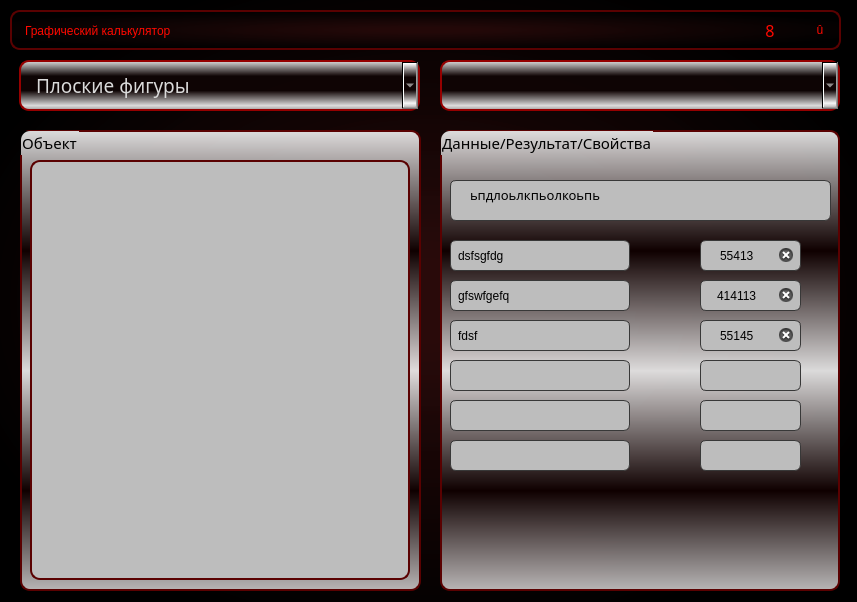
<?xml version="1.0" encoding="UTF-8"?>
<ui version="4.0">
 <class>MainWindow</class>
 <widget class="QMainWindow" name="MainWindow">
  <property name="windowModality">
   <enum>Qt::WindowModal</enum>
  </property>
  <property name="geometry">
   <rect>
    <x>0</x>
    <y>0</y>
    <width>857</width>
    <height>602</height>
   </rect>
  </property>
  <property name="windowTitle">
   <string>MainWindow</string>
  </property>
  <property name="styleSheet">
   <string notr="true">color: rgb(255, 255, 255);
background-color: qradialgradient(spread:reflect, cx:0.5, cy:0.5, radius:0.647, fx:0.5, fy:0.5, stop:0.104478 rgba(40, 10, 10, 215), stop:0.880597 rgba(0, 0, 0, 255));





</string>
  </property>
  <property name="tabShape">
   <enum>QTabWidget::Rounded</enum>
  </property>
  <widget class="QWidget" name="centralwidget">
   <property name="styleSheet">
    <string notr="true">QFrame, QLabel, QGroupBox {
    border: 2px solid rgb(90, 1, 1);
    border-radius: 10px;
    padding: 2px;
}

</string>
   </property>
   <widget class="QFrame" name="header_frame">
    <property name="geometry">
     <rect>
      <x>10</x>
      <y>10</y>
      <width>831</width>
      <height>40</height>
     </rect>
    </property>
    <property name="mouseTracking">
     <bool>true</bool>
    </property>
    <property name="tabletTracking">
     <bool>true</bool>
    </property>
    <property name="frameShape">
     <enum>QFrame::WinPanel</enum>
    </property>
    <property name="frameShadow">
     <enum>QFrame::Sunken</enum>
    </property>
    <widget class="QLabel" name="titleLabel">
     <property name="geometry">
      <rect>
       <x>10</x>
       <y>5</y>
       <width>331</width>
       <height>31</height>
      </rect>
     </property>
     <property name="mouseTracking">
      <bool>true</bool>
     </property>
     <property name="tabletTracking">
      <bool>true</bool>
     </property>
     <property name="styleSheet">
      <string notr="true">border: 0px;
background-color: rgba(255, 255, 255, 0);
font: 12pt &quot;Segoe Print&quot;;
color: rgb(255, 8, 0);</string>
     </property>
     <property name="text">
      <string>Графический калькулятор</string>
     </property>
    </widget>
    <widget class="QFrame" name="windowButtonsFrame">
     <property name="geometry">
      <rect>
       <x>740</x>
       <y>5</y>
       <width>91</width>
       <height>30</height>
      </rect>
     </property>
     <property name="styleSheet">
      <string notr="true">background-color: rgba(255, 255, 255, 0);
border: 0px;</string>
     </property>
     <property name="frameShape">
      <enum>QFrame::WinPanel</enum>
     </property>
     <property name="frameShadow">
      <enum>QFrame::Raised</enum>
     </property>
     <widget class="QPushButton" name="minimizeWindowButton">
      <property name="geometry">
       <rect>
        <x>0</x>
        <y>0</y>
        <width>40</width>
        <height>30</height>
       </rect>
      </property>
      <property name="font">
       <font>
        <family>MS Reference Specialty</family>
        <pointsize>12</pointsize>
        <weight>50</weight>
        <italic>false</italic>
        <bold>false</bold>
       </font>
      </property>
      <property name="cursor">
       <cursorShape>PointingHandCursor</cursorShape>
      </property>
      <property name="mouseTracking">
       <bool>true</bool>
      </property>
      <property name="tabletTracking">
       <bool>true</bool>
      </property>
      <property name="styleSheet">
       <string notr="true">color: rgb(255, 8, 0);
font: 12pt &quot;MS Reference Specialty&quot;;
</string>
      </property>
      <property name="text">
       <string>8</string>
      </property>
     </widget>
     <widget class="QPushButton" name="closeWindowButton">
      <property name="geometry">
       <rect>
        <x>50</x>
        <y>0</y>
        <width>40</width>
        <height>30</height>
       </rect>
      </property>
      <property name="cursor">
       <cursorShape>PointingHandCursor</cursorShape>
      </property>
      <property name="mouseTracking">
       <bool>true</bool>
      </property>
      <property name="tabletTracking">
       <bool>true</bool>
      </property>
      <property name="focusPolicy">
       <enum>Qt::ClickFocus</enum>
      </property>
      <property name="styleSheet">
       <string notr="true">color: rgb(255, 8, 0);
font: 21pt &quot;Wingdings&quot;;
border: 1px
</string>
      </property>
      <property name="text">
       <string>û</string>
      </property>
      <property name="checkable">
       <bool>false</bool>
      </property>
      <property name="autoDefault">
       <bool>false</bool>
      </property>
     </widget>
    </widget>
   </widget>
   <widget class="QComboBox" name="comboBox">
    <property name="geometry">
     <rect>
      <x>19</x>
      <y>60</y>
      <width>401</width>
      <height>51</height>
     </rect>
    </property>
    <property name="font">
     <font>
      <family>Segoe Print</family>
      <pointsize>14</pointsize>
     </font>
    </property>
    <property name="styleSheet">
     <string notr="true">QComboBox {
background-color: qlineargradient(spread:reflect, x1:1, y1:0.455, x2:1, y2:0, stop:0.323383 rgba(15, 4, 4, 224), stop:0.995025 rgba(255, 255, 255, 217));

color: rgb(218, 218, 218);
border:2px solid rgb(149, 0, 0);
border-radius: 10px;
padding: 1px 15px;
}

QComboBox:editable {
background-color: rgb(90, 1, 1);

}

QComboBox QAbstractItemView {
;
	selection-background-color: qlineargradient(spread:reflect, x1:1, y1:0.522, x2:1, y2:0, stop:0.174129 rgba(15, 0, 0, 255), stop:0.890547 rgba(161, 161, 161, 218));
color: rgb(218, 218, 218);
padding: 5px;
}
</string>
    </property>
    <property name="editable">
     <bool>false</bool>
    </property>
    <property name="currentIndex">
     <number>0</number>
    </property>
    <property name="insertPolicy">
     <enum>QComboBox::InsertAtBottom</enum>
    </property>
    <property name="frame">
     <bool>true</bool>
    </property>
    <property name="modelColumn">
     <number>0</number>
    </property>
    <item>
     <property name="text">
      <string>Плоские фигуры</string>
     </property>
    </item>
    <item>
     <property name="text">
      <string>Квадрат</string>
     </property>
    </item>
    <item>
     <property name="text">
      <string>Круг</string>
     </property>
    </item>
    <item>
     <property name="text">
      <string>New Item</string>
     </property>
    </item>
    <item>
     <property name="text">
      <string>New Item</string>
     </property>
    </item>
    <item>
     <property name="text">
      <string>New Item</string>
     </property>
    </item>
    <item>
     <property name="text">
      <string>New Item</string>
     </property>
    </item>
    <item>
     <property name="text">
      <string>New Item</string>
     </property>
    </item>
   </widget>
   <widget class="QComboBox" name="comboBox_2">
    <property name="geometry">
     <rect>
      <x>440</x>
      <y>60</y>
      <width>400</width>
      <height>51</height>
     </rect>
    </property>
    <property name="styleSheet">
     <string notr="true">QComboBox {
background-color: qlineargradient(spread:reflect, x1:1, y1:0.455, x2:1, y2:0, stop:0.323383 rgba(15, 4, 4, 224), stop:0.995025 rgba(255, 255, 255, 217));

color: rgb(218, 218, 218);
border:2px solid rgb(149, 0, 0);
border-radius: 10px;
padding: 5px;
}

QComboBox:editable {
background-color: rgb(90, 1, 1);

}

QComboBox QAbstractItemView {
selection-background-color:  qlineargradient(spread:reflect, x1:1, y1:0.455, x2:1, y2:0, stop:0.323383 rgba(15, 4, 4, 224), stop:0.995025 rgba(255, 255, 255, 217));
color: rgb(218, 218, 218);
padding: 5px;
}
</string>
    </property>
    <property name="currentIndex">
     <number>-1</number>
    </property>
    <property name="insertPolicy">
     <enum>QComboBox::InsertAtBottom</enum>
    </property>
    <property name="frame">
     <bool>true</bool>
    </property>
    <property name="modelColumn">
     <number>1</number>
    </property>
   </widget>
   <widget class="QGroupBox" name="groupBox">
    <property name="geometry">
     <rect>
      <x>20</x>
      <y>130</y>
      <width>401</width>
      <height>461</height>
     </rect>
    </property>
    <property name="font">
     <font>
      <family>Segoe Print</family>
      <pointsize>11</pointsize>
     </font>
    </property>
    <property name="styleSheet">
     <string notr="true">background-color: qlineargradient(spread:reflect, x1:1, y1:0.261, x2:1, y2:0, stop:0 rgba(15, 0, 0, 255), stop:1 rgba(255, 255, 255, 218));
color: rgb(0, 0, 0);</string>
    </property>
    <property name="title">
     <string>Объект</string>
    </property>
    <property name="flat">
     <bool>false</bool>
    </property>
    <property name="checkable">
     <bool>false</bool>
    </property>
    <widget class="QLabel" name="label_5">
     <property name="geometry">
      <rect>
       <x>10</x>
       <y>30</y>
       <width>380</width>
       <height>420</height>
      </rect>
     </property>
     <property name="styleSheet">
      <string notr="true">background-color: rgb(189, 189, 189);</string>
     </property>
     <property name="frameShape">
      <enum>QFrame::WinPanel</enum>
     </property>
     <property name="frameShadow">
      <enum>QFrame::Sunken</enum>
     </property>
     <property name="text">
      <string/>
     </property>
     <property name="pixmap">
      <pixmap>../../../Users/iakuc/Python/PyQt/GUI_calculator/images/figure_paint.gif_3.gif</pixmap>
     </property>
    </widget>
   </widget>
   <widget class="QGroupBox" name="groupBox_2">
    <property name="geometry">
     <rect>
      <x>440</x>
      <y>130</y>
      <width>400</width>
      <height>461</height>
     </rect>
    </property>
    <property name="font">
     <font>
      <family>Segoe Print</family>
      <pointsize>11</pointsize>
     </font>
    </property>
    <property name="styleSheet">
     <string notr="true">background-color: qlineargradient(spread:reflect, x1:1, y1:0.261, x2:1, y2:0, stop:0 rgba(15, 0, 0, 255), stop:1 rgba(255, 255, 255, 218));
color: rgb(0, 0, 0);</string>
    </property>
    <property name="title">
     <string>Данные/Результат/Свойства</string>
    </property>
    <widget class="QPlainTextEdit" name="plainTextEdit_5">
     <property name="enabled">
      <bool>false</bool>
     </property>
     <property name="geometry">
      <rect>
       <x>10</x>
       <y>50</y>
       <width>381</width>
       <height>41</height>
      </rect>
     </property>
     <property name="font">
      <font>
       <family>Segoe Print</family>
       <pointsize>10</pointsize>
      </font>
     </property>
     <property name="styleSheet">
      <string notr="true">
background-color: rgb(189, 189, 189);
color: rgb(0, 0, 0);
selection-background-color: rgb(245, 229, 228);
selection-color: rgb(0, 0, 0);
border: 1px solid rgb(56, 56, 56);
border-radius: 6px;
padding: 1px 15px


</string>
     </property>
     <property name="frameShape">
      <enum>QFrame::WinPanel</enum>
     </property>
     <property name="verticalScrollBarPolicy">
      <enum>Qt::ScrollBarAlwaysOff</enum>
     </property>
     <property name="horizontalScrollBarPolicy">
      <enum>Qt::ScrollBarAlwaysOff</enum>
     </property>
     <property name="plainText">
      <string>ьпдлоьлкпьолкоьпь</string>
     </property>
    </widget>
    <widget class="QLineEdit" name="lineEdit_49">
     <property name="enabled">
      <bool>false</bool>
     </property>
     <property name="geometry">
      <rect>
       <x>10</x>
       <y>110</y>
       <width>180</width>
       <height>31</height>
      </rect>
     </property>
     <property name="cursor">
      <cursorShape>PointingHandCursor</cursorShape>
     </property>
     <property name="tabletTracking">
      <bool>false</bool>
     </property>
     <property name="focusPolicy">
      <enum>Qt::WheelFocus</enum>
     </property>
     <property name="layoutDirection">
      <enum>Qt::LeftToRight</enum>
     </property>
     <property name="styleSheet">
      <string notr="true">QLineEdit {
background-color: rgb(189, 189, 189);
color: rgb(0, 0, 0);
	selection-background-color: rgb(245, 229, 228);
selection-color: rgb(0, 0, 0);
border: 1px solid rgb(56, 56, 56);
border-radius: 6px;
padding: 5px
}

QLineEdit:focus {
background-color: rgb(225, 225, 225);

}
</string>
     </property>
     <property name="text">
      <string>dsfsgfdg</string>
     </property>
     <property name="frame">
      <bool>true</bool>
     </property>
     <property name="alignment">
      <set>Qt::AlignLeading|Qt::AlignLeft|Qt::AlignVCenter</set>
     </property>
     <property name="dragEnabled">
      <bool>false</bool>
     </property>
     <property name="readOnly">
      <bool>true</bool>
     </property>
     <property name="cursorMoveStyle">
      <enum>Qt::VisualMoveStyle</enum>
     </property>
     <property name="clearButtonEnabled">
      <bool>false</bool>
     </property>
    </widget>
    <widget class="QLineEdit" name="lineEdit_50">
     <property name="enabled">
      <bool>false</bool>
     </property>
     <property name="geometry">
      <rect>
       <x>10</x>
       <y>150</y>
       <width>180</width>
       <height>31</height>
      </rect>
     </property>
     <property name="cursor">
      <cursorShape>PointingHandCursor</cursorShape>
     </property>
     <property name="tabletTracking">
      <bool>false</bool>
     </property>
     <property name="focusPolicy">
      <enum>Qt::WheelFocus</enum>
     </property>
     <property name="layoutDirection">
      <enum>Qt::LeftToRight</enum>
     </property>
     <property name="styleSheet">
      <string notr="true">QLineEdit {
background-color: rgb(189, 189, 189);
color: rgb(0, 0, 0);
	selection-background-color: rgb(245, 229, 228);
selection-color: rgb(0, 0, 0);
border: 1px solid rgb(56, 56, 56);
border-radius: 6px;
padding: 5px
}

QLineEdit:focus {
background-color: rgb(225, 225, 225);

}
</string>
     </property>
     <property name="text">
      <string>gfswfgefq</string>
     </property>
     <property name="frame">
      <bool>true</bool>
     </property>
     <property name="alignment">
      <set>Qt::AlignLeading|Qt::AlignLeft|Qt::AlignVCenter</set>
     </property>
     <property name="dragEnabled">
      <bool>false</bool>
     </property>
     <property name="readOnly">
      <bool>true</bool>
     </property>
     <property name="cursorMoveStyle">
      <enum>Qt::VisualMoveStyle</enum>
     </property>
     <property name="clearButtonEnabled">
      <bool>false</bool>
     </property>
    </widget>
    <widget class="QLineEdit" name="lineEdit_51">
     <property name="enabled">
      <bool>false</bool>
     </property>
     <property name="geometry">
      <rect>
       <x>10</x>
       <y>190</y>
       <width>180</width>
       <height>31</height>
      </rect>
     </property>
     <property name="cursor">
      <cursorShape>PointingHandCursor</cursorShape>
     </property>
     <property name="tabletTracking">
      <bool>false</bool>
     </property>
     <property name="focusPolicy">
      <enum>Qt::WheelFocus</enum>
     </property>
     <property name="layoutDirection">
      <enum>Qt::LeftToRight</enum>
     </property>
     <property name="styleSheet">
      <string notr="true">QLineEdit {
background-color: rgb(189, 189, 189);
color: rgb(0, 0, 0);
	selection-background-color: rgb(245, 229, 228);
selection-color: rgb(0, 0, 0);
border: 1px solid rgb(56, 56, 56);
border-radius: 6px;
padding: 5px
}

QLineEdit:focus {
background-color: rgb(225, 225, 225);

}
</string>
     </property>
     <property name="text">
      <string>fdsf</string>
     </property>
     <property name="frame">
      <bool>true</bool>
     </property>
     <property name="alignment">
      <set>Qt::AlignLeading|Qt::AlignLeft|Qt::AlignVCenter</set>
     </property>
     <property name="dragEnabled">
      <bool>false</bool>
     </property>
     <property name="readOnly">
      <bool>true</bool>
     </property>
     <property name="cursorMoveStyle">
      <enum>Qt::VisualMoveStyle</enum>
     </property>
     <property name="clearButtonEnabled">
      <bool>false</bool>
     </property>
    </widget>
    <widget class="QLineEdit" name="lineEdit_52">
     <property name="enabled">
      <bool>false</bool>
     </property>
     <property name="geometry">
      <rect>
       <x>10</x>
       <y>230</y>
       <width>180</width>
       <height>31</height>
      </rect>
     </property>
     <property name="styleSheet">
      <string notr="true">QLineEdit {
background-color: rgb(189, 189, 189);
color: rgb(0, 0, 0);
	selection-background-color: rgb(245, 229, 228);
selection-color: rgb(0, 0, 0);
border: 1px solid rgb(56, 56, 56);
border-radius: 6px;
padding: 5px
}

QLineEdit:focus {
background-color: rgb(225, 225, 225);

}
</string>
     </property>
     <property name="cursorMoveStyle">
      <enum>Qt::VisualMoveStyle</enum>
     </property>
    </widget>
    <widget class="QLineEdit" name="lineEdit_53">
     <property name="enabled">
      <bool>false</bool>
     </property>
     <property name="geometry">
      <rect>
       <x>10</x>
       <y>270</y>
       <width>180</width>
       <height>31</height>
      </rect>
     </property>
     <property name="styleSheet">
      <string notr="true">QLineEdit {
background-color: rgb(189, 189, 189);
color: rgb(0, 0, 0);
	selection-background-color: rgb(245, 229, 228);
selection-color: rgb(0, 0, 0);
border: 1px solid rgb(56, 56, 56);
border-radius: 6px;
padding: 5px
}

QLineEdit:focus {
background-color: rgb(225, 225, 225);

}
</string>
     </property>
     <property name="cursorMoveStyle">
      <enum>Qt::VisualMoveStyle</enum>
     </property>
    </widget>
    <widget class="QLineEdit" name="lineEdit_54">
     <property name="enabled">
      <bool>false</bool>
     </property>
     <property name="geometry">
      <rect>
       <x>10</x>
       <y>310</y>
       <width>180</width>
       <height>31</height>
      </rect>
     </property>
     <property name="styleSheet">
      <string notr="true">QLineEdit {
background-color: rgb(189, 189, 189);
color: rgb(0, 0, 0);
	selection-background-color: rgb(245, 229, 228);
selection-color: rgb(0, 0, 0);
border: 1px solid rgb(56, 56, 56);
border-radius: 6px;
padding: 5px
}

QLineEdit:focus {
background-color: rgb(225, 225, 225);

}
</string>
     </property>
     <property name="cursorMoveStyle">
      <enum>Qt::VisualMoveStyle</enum>
     </property>
    </widget>
    <widget class="QLineEdit" name="lineEdit_55">
     <property name="geometry">
      <rect>
       <x>260</x>
       <y>110</y>
       <width>101</width>
       <height>31</height>
      </rect>
     </property>
     <property name="styleSheet">
      <string notr="true">QLineEdit {
background-color: rgb(189, 189, 189);
color: rgb(0, 0, 0);
	selection-background-color: rgb(245, 229, 228);
selection-color: rgb(0, 0, 0);
border: 1px solid rgb(56, 56, 56);
border-radius: 6px;
}

QLineEdit:focus {
background-color: rgb(225, 225, 225);

}
</string>
     </property>
     <property name="text">
      <string>55413</string>
     </property>
     <property name="frame">
      <bool>true</bool>
     </property>
     <property name="alignment">
      <set>Qt::AlignCenter</set>
     </property>
     <property name="cursorMoveStyle">
      <enum>Qt::VisualMoveStyle</enum>
     </property>
     <property name="clearButtonEnabled">
      <bool>true</bool>
     </property>
    </widget>
    <widget class="QLineEdit" name="lineEdit_56">
     <property name="geometry">
      <rect>
       <x>260</x>
       <y>150</y>
       <width>101</width>
       <height>31</height>
      </rect>
     </property>
     <property name="styleSheet">
      <string notr="true">QLineEdit {
background-color: rgb(189, 189, 189);
color: rgb(0, 0, 0);
	selection-background-color: rgb(245, 229, 228);
selection-color: rgb(0, 0, 0);
border: 1px solid rgb(56, 56, 56);
border-radius: 6px;
}

QLineEdit:focus {
background-color: rgb(225, 225, 225);

}
</string>
     </property>
     <property name="text">
      <string>414113</string>
     </property>
     <property name="frame">
      <bool>true</bool>
     </property>
     <property name="alignment">
      <set>Qt::AlignCenter</set>
     </property>
     <property name="cursorMoveStyle">
      <enum>Qt::VisualMoveStyle</enum>
     </property>
     <property name="clearButtonEnabled">
      <bool>true</bool>
     </property>
    </widget>
    <widget class="QLineEdit" name="lineEdit_57">
     <property name="geometry">
      <rect>
       <x>260</x>
       <y>190</y>
       <width>101</width>
       <height>31</height>
      </rect>
     </property>
     <property name="styleSheet">
      <string notr="true">QLineEdit {
background-color: rgb(189, 189, 189);
color: rgb(0, 0, 0);
	selection-background-color: rgb(245, 229, 228);
selection-color: rgb(0, 0, 0);
border: 1px solid rgb(56, 56, 56);
border-radius: 6px;
}

QLineEdit:focus {
background-color: rgb(225, 225, 225);

}
</string>
     </property>
     <property name="text">
      <string>55145</string>
     </property>
     <property name="frame">
      <bool>true</bool>
     </property>
     <property name="alignment">
      <set>Qt::AlignCenter</set>
     </property>
     <property name="cursorMoveStyle">
      <enum>Qt::VisualMoveStyle</enum>
     </property>
     <property name="clearButtonEnabled">
      <bool>true</bool>
     </property>
    </widget>
    <widget class="QLineEdit" name="lineEdit_58">
     <property name="geometry">
      <rect>
       <x>260</x>
       <y>230</y>
       <width>101</width>
       <height>31</height>
      </rect>
     </property>
     <property name="styleSheet">
      <string notr="true">QLineEdit {
background-color: rgb(189, 189, 189);
color: rgb(0, 0, 0);
	selection-background-color: rgb(245, 229, 228);
selection-color: rgb(0, 0, 0);
border: 1px solid rgb(56, 56, 56);
border-radius: 6px;
}

QLineEdit:focus {
background-color: rgb(225, 225, 225);

}
</string>
     </property>
     <property name="cursorMoveStyle">
      <enum>Qt::VisualMoveStyle</enum>
     </property>
    </widget>
    <widget class="QLineEdit" name="lineEdit_59">
     <property name="geometry">
      <rect>
       <x>260</x>
       <y>270</y>
       <width>101</width>
       <height>31</height>
      </rect>
     </property>
     <property name="styleSheet">
      <string notr="true">QLineEdit {
background-color: rgb(189, 189, 189);
color: rgb(0, 0, 0);
	selection-background-color: rgb(245, 229, 228);
selection-color: rgb(0, 0, 0);
border: 1px solid rgb(56, 56, 56);
border-radius: 6px;
}

QLineEdit:focus {
background-color: rgb(225, 225, 225);

}
</string>
     </property>
     <property name="cursorMoveStyle">
      <enum>Qt::VisualMoveStyle</enum>
     </property>
    </widget>
    <widget class="QLineEdit" name="lineEdit_60">
     <property name="geometry">
      <rect>
       <x>260</x>
       <y>310</y>
       <width>101</width>
       <height>31</height>
      </rect>
     </property>
     <property name="styleSheet">
      <string notr="true">QLineEdit {
background-color: rgb(189, 189, 189);
color: rgb(0, 0, 0);
	selection-background-color: rgb(245, 229, 228);
selection-color: rgb(0, 0, 0);
border: 1px solid rgb(56, 56, 56);
border-radius: 6px;
}

QLineEdit:focus {
background-color: rgb(225, 225, 225);

}
</string>
     </property>
     <property name="cursorMoveStyle">
      <enum>Qt::VisualMoveStyle</enum>
     </property>
    </widget>
   </widget>
  </widget>
 </widget>
 <resources/>
 <connections/>
</ui>
